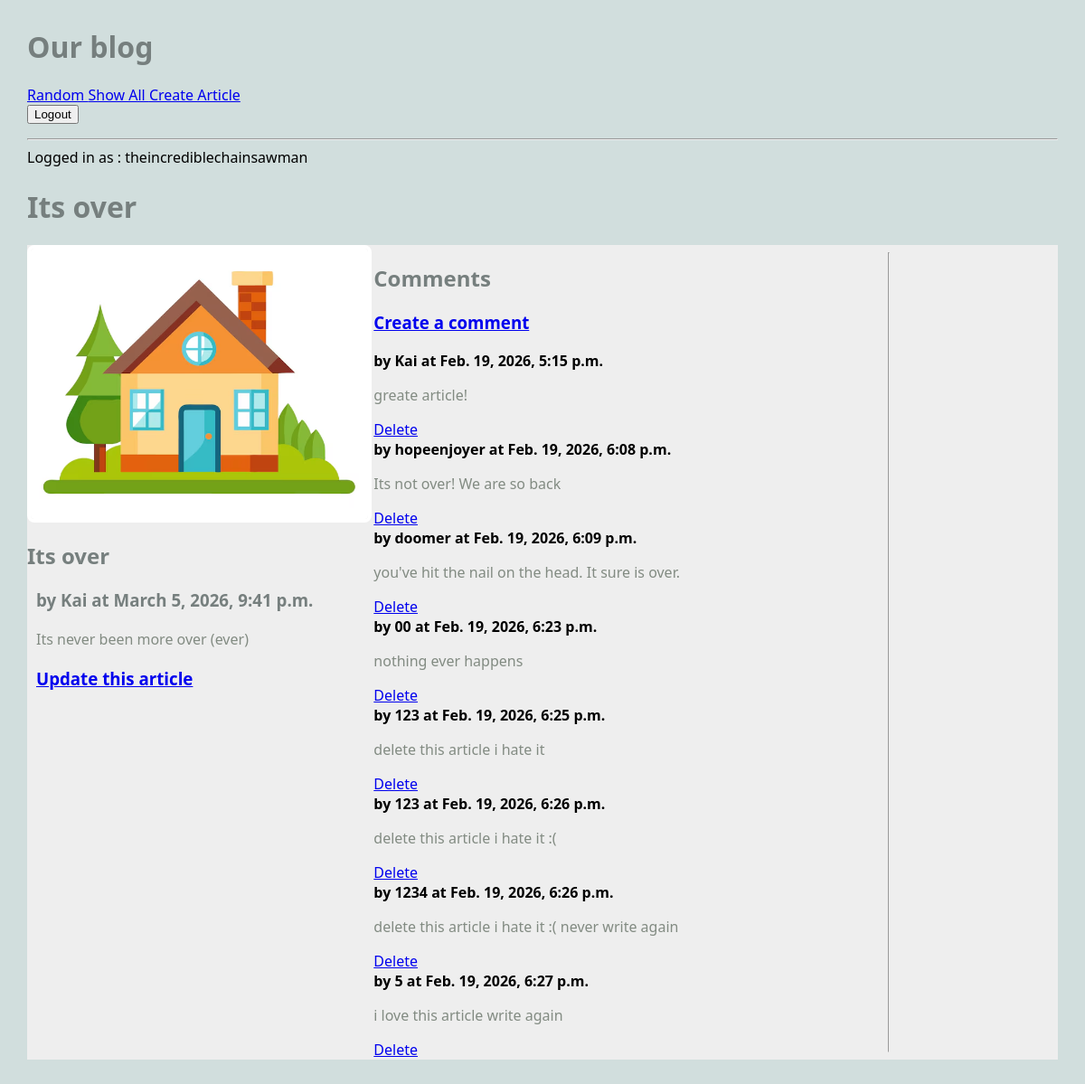
Page /blog/article/3 (signed in) on the committed database.
### blog/models.py (models this page shows, shortened)
class Article(models.Model):
    title = models.TextField(blank=True)
    author = models.TextField(blank=True)
    text = models.TextField(blank=True)
    published = models.DateTimeField(auto_now=True)
    image_file = models.ImageField(blank=True)
    user = models.ForeignKey(User, on_delete=models.CASCADE, null=True, blank=True)
    def get_all_comments(self):
        comments = Comment.objects.filter(article=self)
        return comments

class Comment(models.Model):
    article = models.ForeignKey(Article, on_delete=models.CASCADE)
    author = models.TextField(blank=True)
    text = models.TextField(blank=True)
    published = models.DateTimeField(auto_now=True)

### blog/views.py (the view)
# urls.py: path('article/<int:pk>', ArticleView.as_view(), name='article' ),
class ArticleView(DetailView):
    model = Article
    template_name = "blog/article.html"
    context_object_name = 'article'

### blog/templates/blog/article.html
{% extends 'blog/base.html' %} {% block content%}
<h1>{{ article.title }}</h1>
<main class="grid-container">
  <article>
    {% if article.image_file %}
    <img src="{{article.image_file.url}}" alt="" />
    {% endif %}
    <div>
      <h2>{{ article.title }}</h2>
      <h3>by {{ article.author }} at {{ article.published }}</h3>
      <p>{{ article.text }}</p>
    </div>
    <h3>
      <a href="{% url 'update_article' article.pk %}">Update this article</a>
    </h3>
  </article>
  <div>
    <h2>Comments</h2>
    <h3>
      <a href="{% url 'create_comment' article.pk %}">Create a comment</a>
    </h3>
    {% for comment in article.get_all_comments %}
    <div>
      <strong> by {{ comment.author }} at {{ comment.published }}</strong>
      <p>{{ comment.text }}</p>
      <a href="{% url 'delete_comment' comment.pk %}">Delete</a>
    </div>
    {% endfor %}
  </div>
  <hr />
</main>
{% endblock %}

### blog/templates/blog/base.html (shortened to what this page needs)
{% load static %}
<html>
  <head>
    <link rel="stylesheet" href="{%static 'styles-blog.css' %}" />
  </head>
  <body>
    <head>
      <h1>Our blog</h1>
      <nav>
        <ul>
          <li><a href="{% url 'random' %}"> Random </a></li>
          <li><a href="{% url 'blog-showAll' %}"> Show All </a></li>
          {% if request.user.is_authenticated %}
          <li><a href="{% url 'create_article' %}"> Create Article </a></li>
          <li>
            <form method="post" action="{% url 'logout' %}">
              <button type="submit">Logout</button>
            </form>
          </li>
          {% else %}
          <li><a href="{% url 'login' %}"> Login</a></li>
          {% endif %}
        </ul>
        <hr />
        {% if request.user.is_authenticated %} Logged in as : {{request.user}}
        {% else %} Not logged in {% endif %}
      </nav>
    </head>
    {% block content %} {% endblock %}
  </body>
  <html></html>
</html>

### static/styles-blog.css (style rules this page uses)
body { margin: 30px; background: #d1dedd; font-family:'Segoe UI', Tahoma, Geneva, Verdana, sans-serif; }
ul, li { padding: 0px; list-style-type: none; }
h1, h2, h3 { color: #767f7e; }
p { color: #828b82; }
.grid-container { background: #eee; max-width: 900px; display: grid; grid-template-columns: repeat(3, 1fr); grid-gap: 10px; max-width: 1200px; margin: 20px auto; }
article img, article.featured img { width: 100%; border: 4px solid #fff; border-radius: 8px; }
article p, article h3 { margin: 20px 10px; }
nav li { display: inline; }

### rows in the picture
Article: title "Its over", image_file (picture), author "Kai", published "March 5, 2026, 9:41 p.m.", text "Its never been more over (ever)"
Comment: author "Kai", published "Feb. 19, 2026, 5:15 p.m.", text "greate article!"
Comment: author "hopeenjoyer", published "Feb. 19, 2026, 6:08 p.m.", text "Its not over! We are so back"
Comment: author "doomer", published "Feb. 19, 2026, 6:09 p.m.", text "you've hit the nail on the head. It sure is over."
Comment: author "00", published "Feb. 19, 2026, 6:23 p.m.", text "nothing ever happens"
Comment: author "123", published "Feb. 19, 2026, 6:25 p.m.", text "delete this article i hate it"
Comment: author "123", published "Feb. 19, 2026, 6:26 p.m.", text "delete this article i hate it :("
Comment: author "1234", published "Feb. 19, 2026, 6:26 p.m.", text "delete this article i hate it :( never write again"
Comment: author "5", published "Feb. 19, 2026, 6:27 p.m.", text "i love this article write again"

### other values in the picture
{{ request.user }} "theincrediblechainsawman"
